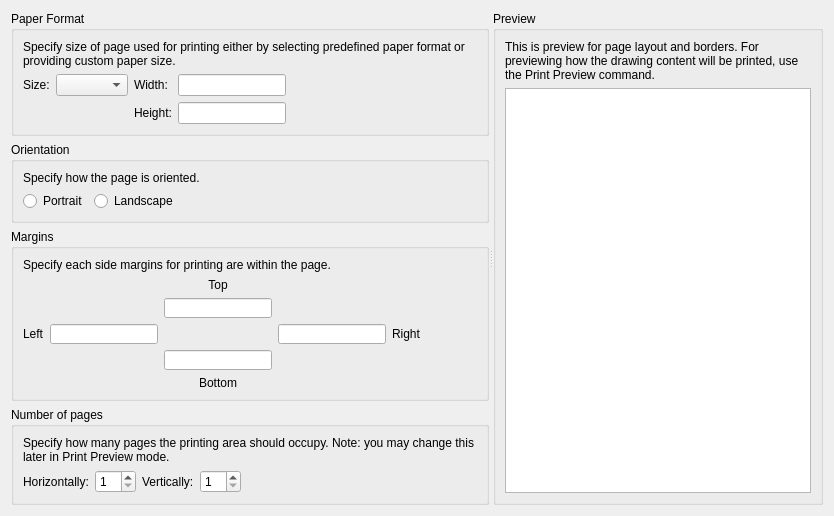
<?xml version="1.0" encoding="UTF-8"?>
<ui version="4.0">
 <class>LC_SettingsPageDrawingPaper</class>
 <widget class="QWidget" name="LC_SettingsPageDrawingPaper">
  <property name="geometry">
   <rect>
    <x>0</x>
    <y>0</y>
    <width>834</width>
    <height>516</height>
   </rect>
  </property>
  <layout class="QVBoxLayout" name="verticalLayout">
   <item>
    <widget class="QSplitter" name="splitter">
     <property name="orientation">
      <enum>Qt::Orientation::Horizontal</enum>
     </property>
     <property name="childrenCollapsible">
      <bool>false</bool>
     </property>
     <widget class="QWidget" name="scrollAreaWidgetContents">
      <layout class="QGridLayout" name="gridLayout_4">
       <item row="4" column="0">
        <spacer name="verticalSpacer">
         <property name="orientation">
          <enum>Qt::Orientation::Vertical</enum>
         </property>
         <property name="sizeHint" stdset="0">
          <size>
           <width>0</width>
           <height>0</height>
          </size>
         </property>
        </spacer>
       </item>
       <item row="0" column="0">
        <widget class="QGroupBox" name="formatGroupBox">
         <property name="title">
          <string>Paper Format</string>
         </property>
         <layout class="QGridLayout" name="gridLayout">
          <item row="1" column="2">
           <widget class="QLabel" name="lPageWidth">
            <property name="text">
             <string>Width:</string>
            </property>
            <property name="buddy">
             <cstring>lePaperWidth</cstring>
            </property>
           </widget>
          </item>
          <item row="1" column="3">
           <widget class="QLineEdit" name="lePaperWidth">
            <property name="sizePolicy">
             <sizepolicy hsizetype="Preferred" vsizetype="Fixed">
              <horstretch>0</horstretch>
              <verstretch>0</verstretch>
             </sizepolicy>
            </property>
            <property name="toolTip">
             <string>Width of paper

Specific width of the page</string>
            </property>
           </widget>
          </item>
          <item row="4" column="3">
           <widget class="QLineEdit" name="lePaperHeight">
            <property name="sizePolicy">
             <sizepolicy hsizetype="Preferred" vsizetype="Fixed">
              <horstretch>0</horstretch>
              <verstretch>0</verstretch>
             </sizepolicy>
            </property>
            <property name="toolTip">
             <string>Height of Page

Specific height of the page</string>
            </property>
           </widget>
          </item>
          <item row="1" column="1">
           <widget class="QComboBox" name="cbPaperFormat">
            <property name="toolTip">
             <string>Paper format

Select one of standard page formats.</string>
            </property>
           </widget>
          </item>
          <item row="1" column="0">
           <widget class="QLabel" name="label">
            <property name="text">
             <string>Size:</string>
            </property>
            <property name="buddy">
             <cstring>cbPaperFormat</cstring>
            </property>
           </widget>
          </item>
          <item row="4" column="2">
           <widget class="QLabel" name="lPageHeight">
            <property name="text">
             <string>Height:</string>
            </property>
            <property name="buddy">
             <cstring>lePaperHeight</cstring>
            </property>
           </widget>
          </item>
          <item row="1" column="4">
           <spacer name="horizontalSpacer_6">
            <property name="orientation">
             <enum>Qt::Orientation::Horizontal</enum>
            </property>
            <property name="sizeHint" stdset="0">
             <size>
              <width>0</width>
              <height>0</height>
             </size>
            </property>
           </spacer>
          </item>
          <item row="0" column="0" colspan="5">
           <widget class="QLabel" name="label_2">
            <property name="text">
             <string>Specify size of page used for printing either by selecting predefined paper format or providing custom paper size.</string>
            </property>
            <property name="wordWrap">
             <bool>true</bool>
            </property>
           </widget>
          </item>
         </layout>
        </widget>
       </item>
       <item row="1" column="0">
        <widget class="QGroupBox" name="orientGroupBox">
         <property name="title">
          <string>Orientation</string>
         </property>
         <layout class="QGridLayout" name="gridLayout_2">
          <item row="2" column="0">
           <widget class="QRadioButton" name="rbPortrait">
            <property name="toolTip">
             <string>Page Orientation

Portrait paper orientation</string>
            </property>
            <property name="text">
             <string>Portrait</string>
            </property>
           </widget>
          </item>
          <item row="2" column="3">
           <spacer name="horizontalSpacer_7">
            <property name="orientation">
             <enum>Qt::Orientation::Horizontal</enum>
            </property>
            <property name="sizeHint" stdset="0">
             <size>
              <width>0</width>
              <height>0</height>
             </size>
            </property>
           </spacer>
          </item>
          <item row="2" column="1">
           <widget class="QRadioButton" name="rbLandscape">
            <property name="toolTip">
             <string>Page Orientation

Landscape paper orientation</string>
            </property>
            <property name="text">
             <string>Landscape</string>
            </property>
           </widget>
          </item>
          <item row="1" column="0" colspan="3">
           <widget class="QLabel" name="label_3">
            <property name="text">
             <string>Specify how the page is oriented.</string>
            </property>
           </widget>
          </item>
         </layout>
        </widget>
       </item>
       <item row="2" column="0">
        <widget class="QGroupBox" name="marginsGroupBox">
         <property name="title">
          <string>Margins</string>
         </property>
         <layout class="QGridLayout" name="gridLayout_10">
          <item row="6" column="2">
           <widget class="QLineEdit" name="leMarginBottom">
            <property name="sizePolicy">
             <sizepolicy hsizetype="Preferred" vsizetype="Fixed">
              <horstretch>0</horstretch>
              <verstretch>0</verstretch>
             </sizepolicy>
            </property>
            <property name="toolTip">
             <string>Margin

Bottom printing area margin</string>
            </property>
           </widget>
          </item>
          <item row="4" column="4">
           <widget class="QLabel" name="label_9">
            <property name="text">
             <string>Right</string>
            </property>
            <property name="buddy">
             <cstring>leMarginRight</cstring>
            </property>
           </widget>
          </item>
          <item row="4" column="0">
           <widget class="QLabel" name="label_8">
            <property name="text">
             <string>Left</string>
            </property>
            <property name="buddy">
             <cstring>leMarginLeft</cstring>
            </property>
           </widget>
          </item>
          <item row="3" column="2">
           <widget class="QLineEdit" name="leMarginTop">
            <property name="sizePolicy">
             <sizepolicy hsizetype="Preferred" vsizetype="Fixed">
              <horstretch>0</horstretch>
              <verstretch>0</verstretch>
             </sizepolicy>
            </property>
            <property name="toolTip">
             <string>Margin
Top printing area margin</string>
            </property>
           </widget>
          </item>
          <item row="4" column="7">
           <spacer name="horizontalSpacer_8">
            <property name="orientation">
             <enum>Qt::Orientation::Horizontal</enum>
            </property>
            <property name="sizeHint" stdset="0">
             <size>
              <width>0</width>
              <height>0</height>
             </size>
            </property>
           </spacer>
          </item>
          <item row="4" column="1">
           <widget class="QLineEdit" name="leMarginLeft">
            <property name="sizePolicy">
             <sizepolicy hsizetype="Preferred" vsizetype="Fixed">
              <horstretch>0</horstretch>
              <verstretch>0</verstretch>
             </sizepolicy>
            </property>
            <property name="toolTip">
             <string>Margin

Left printing area margin</string>
            </property>
           </widget>
          </item>
          <item row="1" column="0" colspan="6">
           <widget class="QLabel" name="label_4">
            <property name="text">
             <string>Specify each side margins for printing are within the page.</string>
            </property>
            <property name="wordWrap">
             <bool>true</bool>
            </property>
           </widget>
          </item>
          <item row="7" column="2">
           <widget class="QLabel" name="label_10">
            <property name="text">
             <string>Bottom</string>
            </property>
            <property name="alignment">
             <set>Qt::AlignmentFlag::AlignCenter</set>
            </property>
            <property name="buddy">
             <cstring>leMarginBottom</cstring>
            </property>
           </widget>
          </item>
          <item row="2" column="2">
           <widget class="QLabel" name="label_7">
            <property name="text">
             <string>Top</string>
            </property>
            <property name="alignment">
             <set>Qt::AlignmentFlag::AlignCenter</set>
            </property>
            <property name="buddy">
             <cstring>leMarginTop</cstring>
            </property>
           </widget>
          </item>
          <item row="4" column="3">
           <widget class="QLineEdit" name="leMarginRight">
            <property name="sizePolicy">
             <sizepolicy hsizetype="Preferred" vsizetype="Fixed">
              <horstretch>0</horstretch>
              <verstretch>0</verstretch>
             </sizepolicy>
            </property>
            <property name="toolTip">
             <string>Margin

Right printing area margin</string>
            </property>
           </widget>
          </item>
         </layout>
        </widget>
       </item>
       <item row="3" column="0">
        <widget class="QGroupBox" name="pagesNumGroupBox">
         <property name="title">
          <string>Number of pages</string>
         </property>
         <layout class="QGridLayout" name="gridLayout_3">
          <item row="2" column="2">
           <widget class="QSpinBox" name="sbPagesNumH">
            <property name="toolTip">
             <string>Number of Pages

Number of pages to print by horizontal</string>
            </property>
            <property name="minimum">
             <number>1</number>
            </property>
           </widget>
          </item>
          <item row="2" column="5">
           <spacer name="horizontalSpacer_9">
            <property name="orientation">
             <enum>Qt::Orientation::Horizontal</enum>
            </property>
            <property name="sizeHint" stdset="0">
             <size>
              <width>0</width>
              <height>0</height>
             </size>
            </property>
           </spacer>
          </item>
          <item row="2" column="3">
           <widget class="QLabel" name="lPagesNumV">
            <property name="text">
             <string>Vertically:</string>
            </property>
            <property name="buddy">
             <cstring>sbPagesNumV</cstring>
            </property>
           </widget>
          </item>
          <item row="2" column="4">
           <widget class="QSpinBox" name="sbPagesNumV">
            <property name="toolTip">
             <string>Number of Pages

Number of pages to print by vertical</string>
            </property>
            <property name="minimum">
             <number>1</number>
            </property>
           </widget>
          </item>
          <item row="2" column="1">
           <widget class="QLabel" name="lPagesNumH">
            <property name="text">
             <string>Horizontally:</string>
            </property>
            <property name="buddy">
             <cstring>sbPagesNumH</cstring>
            </property>
           </widget>
          </item>
          <item row="0" column="1" colspan="5">
           <widget class="QLabel" name="label_5">
            <property name="text">
             <string>Specify how many pages the printing area should occupy. Note: you may change this later in Print Preview mode.</string>
            </property>
            <property name="wordWrap">
             <bool>true</bool>
            </property>
           </widget>
          </item>
         </layout>
        </widget>
       </item>
      </layout>
     </widget>
     <widget class="QGroupBox" name="previewGroup">
      <property name="title">
       <string>Preview</string>
      </property>
      <layout class="QVBoxLayout" name="verticalLayout_2">
       <item>
        <widget class="QLabel" name="label_6">
         <property name="text">
          <string>This is preview for page layout and borders. For previewing how the drawing content will be printed, use the Print Preview command.</string>
         </property>
         <property name="wordWrap">
          <bool>true</bool>
         </property>
        </widget>
       </item>
       <item>
        <widget class="QGraphicsView" name="gvPaperPreview">
         <property name="toolTip">
          <string>Preview of page and margins</string>
         </property>
         <property name="verticalScrollBarPolicy">
          <enum>Qt::ScrollBarPolicy::ScrollBarAlwaysOff</enum>
         </property>
         <property name="horizontalScrollBarPolicy">
          <enum>Qt::ScrollBarPolicy::ScrollBarAlwaysOff</enum>
         </property>
        </widget>
       </item>
      </layout>
     </widget>
    </widget>
   </item>
  </layout>
 </widget>
 <resources/>
 <connections/>
</ui>
